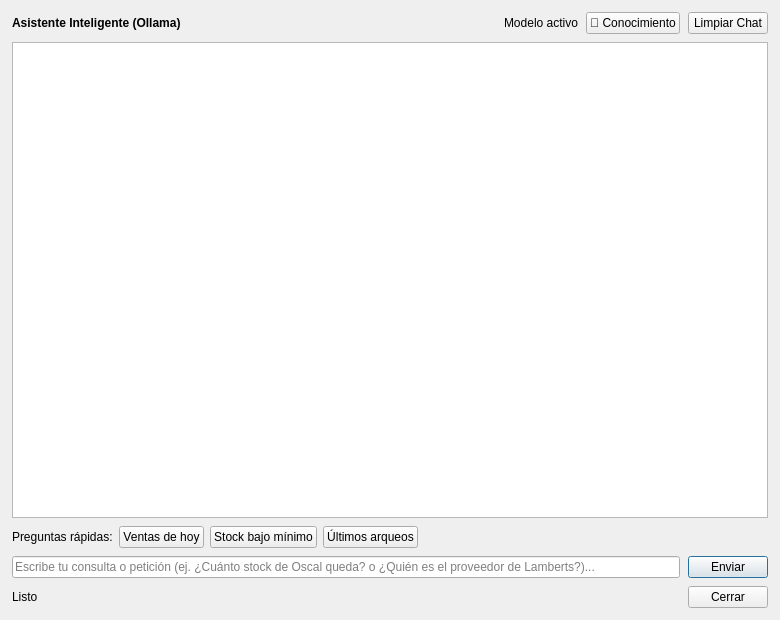
<?xml version="1.0" encoding="UTF-8"?>
<ui version="4.0">
 <class>DialogAsistenteIA</class>
 <widget class="QDialog" name="DialogAsistenteIA">
  <property name="geometry">
   <rect>
    <x>0</x>
    <y>0</y>
    <width>780</width>
    <height>620</height>
   </rect>
  </property>
  <property name="windowTitle">
   <string>Asistente Inteligente TPV</string>
  </property>
  <layout class="QVBoxLayout" name="verticalLayoutPrincipal">
   <property name="spacing">
    <number>8</number>
   </property>
   <property name="leftMargin">
    <number>12</number>
   </property>
   <property name="topMargin">
    <number>12</number>
   </property>
   <property name="rightMargin">
    <number>12</number>
   </property>
   <property name="bottomMargin">
    <number>12</number>
   </property>
   <item>
    <layout class="QHBoxLayout" name="horizontalLayoutCabecera">
     <item>
      <widget class="QLabel" name="labelTitulo">
       <property name="font">
        <font>
         <bold>true</bold>
        </font>
       </property>
       <property name="text">
        <string>Asistente Inteligente (Ollama)</string>
       </property>
      </widget>
     </item>
     <item>
      <spacer name="horizontalSpacerCabecera">
       <property name="orientation">
        <enum>Qt::Horizontal</enum>
       </property>
       <property name="sizeHint" stdset="0">
        <size>
         <width>40</width>
         <height>20</height>
        </size>
       </property>
      </spacer>
     </item>
     <item>
      <widget class="QLabel" name="labelModeloActual">
       <property name="text">
        <string>Modelo activo</string>
       </property>
      </widget>
     </item>
     <item>
      <widget class="QPushButton" name="pushButtonConocimiento">
       <property name="toolTip">
        <string>Gestionar y editar reglas de fitoterapia y salud</string>
       </property>
       <property name="text">
        <string>🧠 Conocimiento</string>
       </property>
      </widget>
     </item>
     <item>
      <widget class="QPushButton" name="pushButtonLimpiar">
       <property name="toolTip">
        <string>Limpiar historial de conversación</string>
       </property>
       <property name="text">
        <string>Limpiar Chat</string>
       </property>
      </widget>
     </item>
    </layout>
   </item>
   <item>
    <widget class="QTextBrowser" name="textBrowserChat">
     <property name="openExternalLinks">
      <bool>false</bool>
     </property>
    </widget>
   </item>
   <item>
    <layout class="QHBoxLayout" name="horizontalLayoutSugerencias">
     <property name="spacing">
      <number>6</number>
     </property>
     <item>
      <widget class="QLabel" name="labelSugerencias">
       <property name="text">
        <string>Preguntas rápidas:</string>
       </property>
      </widget>
     </item>
     <item>
      <widget class="QPushButton" name="pushButtonSugerenciaVentas">
       <property name="text">
        <string>Ventas de hoy</string>
       </property>
      </widget>
     </item>
     <item>
      <widget class="QPushButton" name="pushButtonSugerenciaStock">
       <property name="text">
        <string>Stock bajo mínimo</string>
       </property>
      </widget>
     </item>
     <item>
      <widget class="QPushButton" name="pushButtonSugerenciaArqueos">
       <property name="text">
        <string>Últimos arqueos</string>
       </property>
      </widget>
     </item>
     <item>
      <spacer name="horizontalSpacerSugerencias">
       <property name="orientation">
        <enum>Qt::Horizontal</enum>
       </property>
       <property name="sizeHint" stdset="0">
        <size>
         <width>40</width>
         <height>20</height>
        </size>
       </property>
      </spacer>
     </item>
    </layout>
   </item>
   <item>
    <layout class="QHBoxLayout" name="horizontalLayoutEntrada">
     <property name="spacing">
      <number>8</number>
     </property>
     <item>
      <widget class="QLineEdit" name="lineEditPregunta">
       <property name="placeholderText">
        <string>Escribe tu consulta o petición (ej. ¿Cuánto stock de Oscal queda? o ¿Quién es el proveedor de Lamberts?)...</string>
       </property>
      </widget>
     </item>
     <item>
      <widget class="QPushButton" name="pushButtonEnviar">
       <property name="text">
        <string>Enviar</string>
       </property>
       <property name="default">
        <bool>true</bool>
       </property>
      </widget>
     </item>
    </layout>
   </item>
   <item>
    <layout class="QHBoxLayout" name="horizontalLayoutPie">
     <item>
      <widget class="QLabel" name="labelEstado">
       <property name="text">
        <string>Listo</string>
       </property>
      </widget>
     </item>
     <item>
      <spacer name="horizontalSpacerPie">
       <property name="orientation">
        <enum>Qt::Horizontal</enum>
       </property>
       <property name="sizeHint" stdset="0">
        <size>
         <width>40</width>
         <height>20</height>
        </size>
       </property>
      </spacer>
     </item>
     <item>
      <widget class="QPushButton" name="pushButtonCerrar">
       <property name="text">
        <string>Cerrar</string>
       </property>
      </widget>
     </item>
    </layout>
   </item>
  </layout>
 </widget>
 <resources/>
 <connections/>
</ui>
